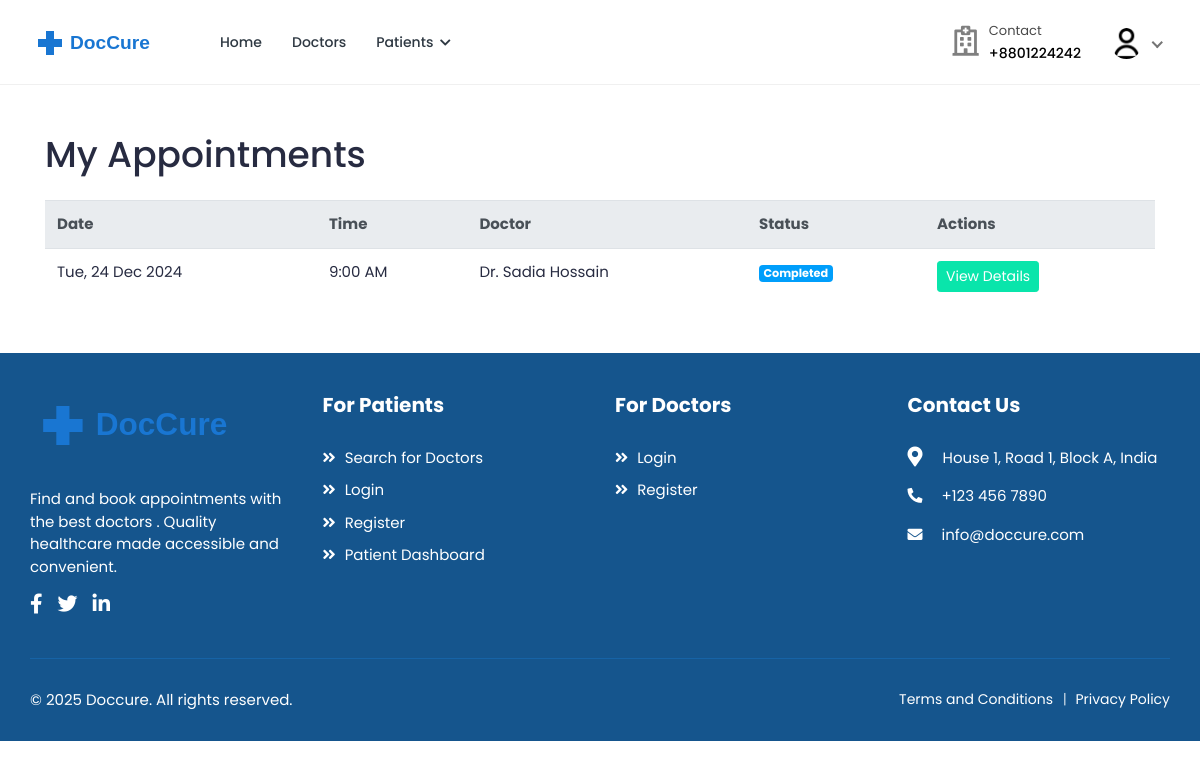
Page /bookings/list/ (signed in) on the earlier database version.
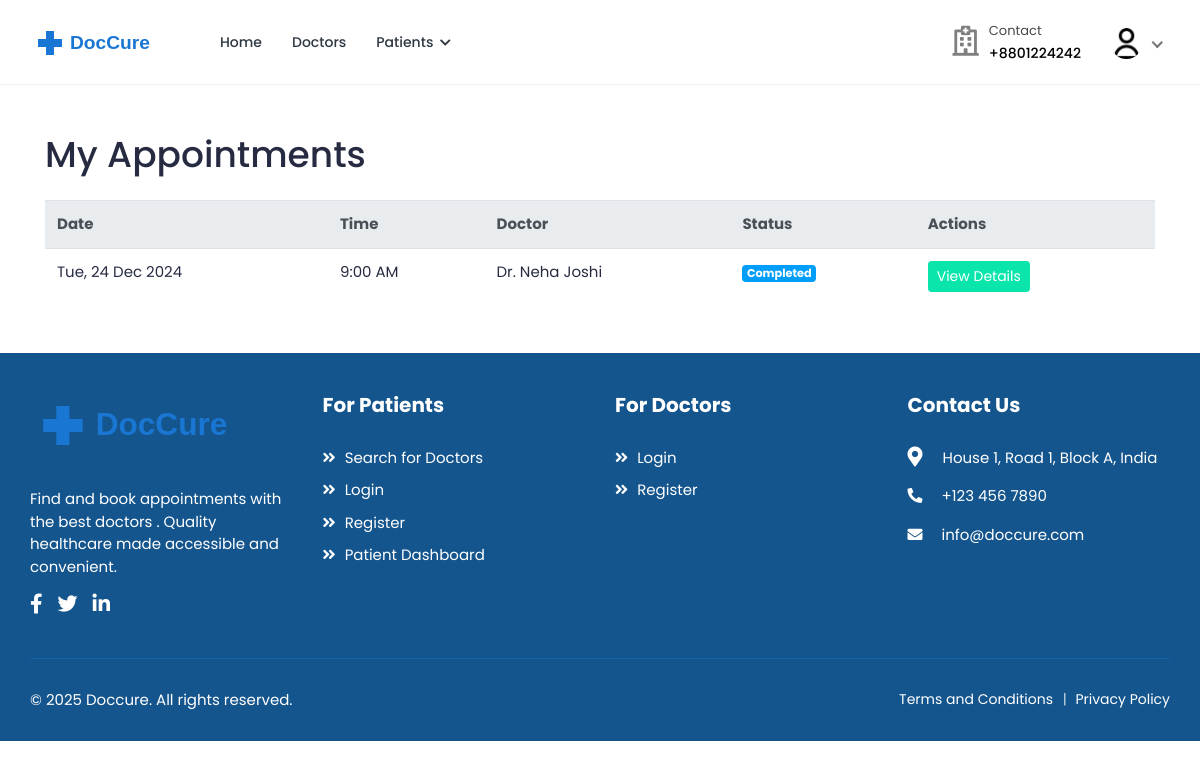
Same page on the later database version.
### bookings/models.py (models this page shows, shortened)
class Booking(models.Model):
    doctor = models.ForeignKey(
        settings.AUTH_USER_MODEL,
        on_delete=models.CASCADE,
        related_name="appointments",
        limit_choices_to={"role": "doctor"},
    )
    patient = models.ForeignKey(
        settings.AUTH_USER_MODEL,
        on_delete=models.CASCADE,
        related_name="patient_appointments",
        limit_choices_to={"role": "patient"},
    )
    appointment_date = models.DateField()
    appointment_time = models.TimeField()
    booking_date = models.DateTimeField(auto_now_add=True)
    status = models.CharField(
        max_length=20,
        choices=[
            ("pending", "Pending"),
            ("confirmed", "Confirmed"),
            ("completed", "Completed"),
            ("cancelled", "Cancelled"),
            ("no_show", "No Show"),
        ],
        default="pending",
    )
    class Meta:
        ordering = ["-appointment_date", "-appointment_time"]
        unique_together = ["doctor", "appointment_date", "appointment_time"]

### accounts/models.py (models this page shows, shortened)
class User(AbstractUser):
    class RoleChoices(models.TextChoices):
        DOCTOR = "doctor", "Doctor"
        PATIENT = "patient", "Patient"
    username = models.CharField(max_length=30, unique=True)
    role = models.CharField(
        choices=RoleChoices.choices,
        max_length=20,
        default="patient",
        error_messages={"required": "Role must be provided"},
    )
    email = models.EmailField(
        blank=True,
        error_messages={
            "unique": "A user with that email already exists.",
        },
    )
    first_name = models.CharField(max_length=150, blank=True)
    last_name = models.CharField(max_length=150, blank=True)
    registration_number = models.IntegerField(null=True, blank=True)
    USERNAME_FIELD = "username"
    REQUIRED_FIELDS = []
    objects = CustomUserManager()
    def get_full_name(self):
        full_name = "%s %s" % (self.first_name, self.last_name)
        return full_name.strip() or self.username

### bookings/views.py (the view)
class BookingListView(LoginRequiredMixin, View):
    template_name = "bookings/booking-list.html"
    def get(self, request: HttpRequest, *args, **kwargs):
        if request.user.role == User.RoleChoices.DOCTOR:
            bookings = Booking.objects.filter(doctor=request.user)
        else:
            bookings = Booking.objects.filter(patient=request.user)
        bookings = bookings.select_related(
            'doctor',
            'doctor__profile',
            'patient',
            'patient__profile'
        ).order_by('-appointment_date', '-appointment_time')
        context = {
            'bookings': bookings,
        }
        return render(request, self.template_name, context)

### accounts/managers.py (called while the page is built)
    def get(self, *args, **kwargs):
        return super().select_related("profile").get(*args, **kwargs)

### accounts/models.py (called while the page is built)
    @property
    def image(self):
        return (
            self.avatar.url
            if self.avatar.storage.exists(self.avatar.name)
            else "{}defaults/user.png".format(settings.MEDIA_URL)
        )

### templates/bookings/booking-list.html (shortened to what this page needs)
{% extends 'base.html' %}
{% load static %}
{% block content %}
<div class="container py-5">
    <div class="row">
        <div class="col-12">
            <h1 class="mb-4">My Appointments</h1>
            {% if bookings %}
                <div class="table-responsive">
                    <table class="table table-hover">
                        <thead class="thead-light">
                            <tr>
                                <th>Date</th>
                                <th>Time</th>
                                {% if user.role == 'doctor' %}
                                    <th>Patient</th>
                                {% else %}
                                    <th>Doctor</th>
                                {% endif %}
                                <th>Status</th>
                                <th>Actions</th>
                            </tr>
                        </thead>
                        <tbody>
                            {% for booking in bookings %}
                                <tr>
                                    <td>{{ booking.appointment_date|date:"D, d M Y" }}</td>
                                    <td>{{ booking.appointment_time|time:"g:i A" }}</td>
                                    {% if user.role == 'doctor' %}
                                        <td>{{ booking.patient.get_full_name }}</td>
                                    {% else %}
                                        <td>Dr. {{ booking.doctor.get_full_name }}</td>
                                    {% endif %}
                                    <td>
                                        <span class="badge {% if booking.status == 'confirmed' %}badge-success
                                                          {% elif booking.status == 'pending' %}badge-warning
                                                          {% elif booking.status == 'completed' %}badge-info
                                                          {% elif booking.status == 'cancelled' %}badge-danger
                                                          {% else %}badge-secondary{% endif %}">
                                            {{ booking.status|title }}
                                        </span>
                                    </td>
                                    <td>
                                        <a href="{% url 'bookings:booking-invoice' booking.id %}" class="btn btn-sm btn-primary">
                                            View Details
                                        </a>
                                    </td>
                                </tr>
                            {% endfor %}
                        </tbody>
                    </table>
                </div>
            {% else %}
                <div class="alert alert-info">
                    You don't have any appointments yet.
                </div>
            {% endif %}
        </div>
    </div>
</div>
{% endblock %}

Differences in the rows shown:
changed through a linked row, Booking "9:00 AM": doctor.get_full_name "Sadia Hossain" → "Neha Joshi"
